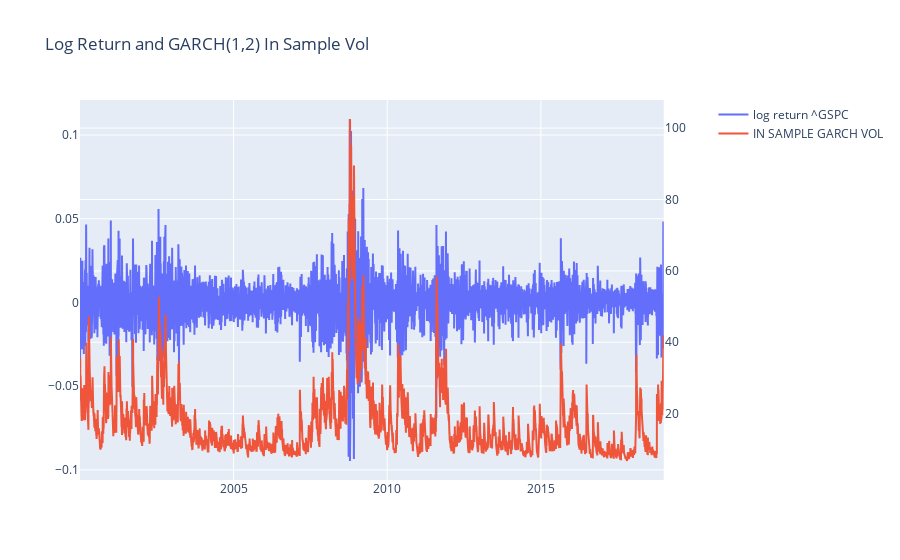

The notebook cell this image was saved under:
### Code cell
fig = make_subplots(specs=[[{"secondary_y": True}]])
fig.add_trace(
    go.Scatter(x=df_gspc["log_return"].index, y=df_gspc["log_return"], mode="lines", name="log return ^GSPC"),
    secondary_y=False,
)
fig.add_trace(
    go.Scatter(
        x=res.conditional_volatility.index,
        y=res.conditional_volatility * np.sqrt(252) * 100,
        mode="lines",
        name="IN SAMPLE GARCH VOL",
    ),
    secondary_y=True,
)
fig.update_layout(title="Log Return and GARCH(1,2) In Sample Vol")
fig.show()

### Figure 1 — Plotly figure (JSON) as saved in the notebook; plotly's stock layout.template omitted (floating-point values rounded to 4 significant figures; data arrays with more than 128 entries replaced by an {"elided": "..."} marker saying what was removed)
{"data": [{"mode": "lines", "name": "log return ^GSPC", "type": "scatter", "x": {"elided": "4779 str values"}, "xaxis": "x", "y": {"elided": "4779 float values"}, "yaxis": "y"}, {"mode": "lines", "name": "IN SAMPLE GARCH VOL", "type": "scatter", "x": {"elided": "4779 str values"}, "xaxis": "x", "y": {"elided": "4779 float values"}, "yaxis": "y2"}], "layout": {"title": {"text": "Log Return and GARCH(1,2) In Sample Vol"}, "xaxis": {"anchor": "y", "domain": [0, 0.94]}, "yaxis": {"anchor": "x", "domain": [0, 1]}, "yaxis2": {"anchor": "x", "overlaying": "y", "side": "right"}}}
